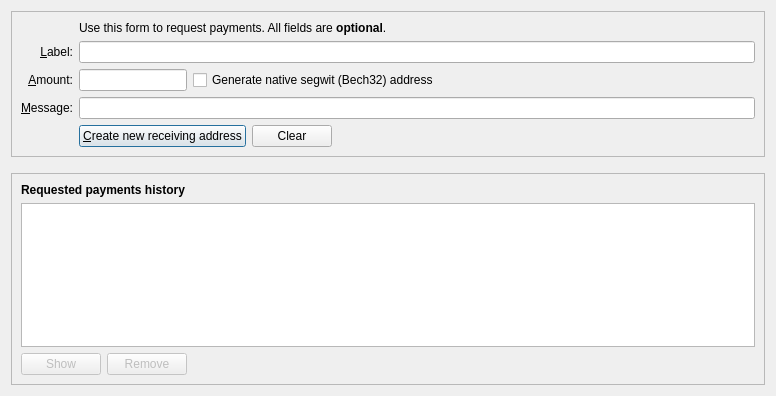
<?xml version="1.0" encoding="UTF-8"?>
<ui version="4.0">
 <class>ReceiveCoinsDialog</class>
 <widget class="QDialog" name="ReceiveCoinsDialog">
  <property name="geometry">
   <rect>
    <x>0</x>
    <y>0</y>
    <width>776</width>
    <height>396</height>
   </rect>
  </property>
  <layout class="QVBoxLayout" name="verticalLayout" stretch="0,0,1">
   <item>
    <widget class="QFrame" name="frame2">
     <property name="sizePolicy">
      <sizepolicy hsizetype="Preferred" vsizetype="Expanding">
       <horstretch>0</horstretch>
       <verstretch>0</verstretch>
      </sizepolicy>
     </property>
     <property name="frameShape">
      <enum>QFrame::StyledPanel</enum>
     </property>
     <property name="frameShadow">
      <enum>QFrame::Sunken</enum>
     </property>
     <layout class="QVBoxLayout" name="verticalLayout_3">
      <item>
       <layout class="QGridLayout" name="gridLayout">
        <item row="5" column="0">
         <widget class="QLabel" name="label">
          <property name="toolTip">
           <string>An optional amount to request. Leave this empty or zero to not request a specific amount.</string>
          </property>
          <property name="text">
           <string>&amp;Amount:</string>
          </property>
          <property name="alignment">
           <set>Qt::AlignRight|Qt::AlignTrailing|Qt::AlignVCenter</set>
          </property>
          <property name="buddy">
           <cstring>reqAmount</cstring>
          </property>
         </widget>
        </item>
        <item row="6" column="0">
         <widget class="QLabel" name="label_3">
          <property name="toolTip">
           <string>An optional message to attach to the payment request, which will be displayed when the request is opened. Note: The message will not be sent with the payment over the TROIS network.</string>
          </property>
          <property name="text">
           <string>&amp;Message:</string>
          </property>
          <property name="alignment">
           <set>Qt::AlignRight|Qt::AlignTrailing|Qt::AlignVCenter</set>
          </property>
          <property name="buddy">
           <cstring>reqMessage</cstring>
          </property>
         </widget>
        </item>
        <item row="4" column="2">
         <widget class="QLineEdit" name="reqLabel">
          <property name="toolTip">
           <string>An optional label to associate with the new receiving address (used by you to identify an invoice).  It is also attached to the payment request.</string>
          </property>
         </widget>
        </item>
        <item row="2" column="2">
         <widget class="QLabel" name="label_5">
          <property name="text">
           <string>Use this form to request payments. All fields are &lt;b&gt;optional&lt;/b&gt;.</string>
          </property>
         </widget>
        </item>
        <item row="4" column="0">
         <widget class="QLabel" name="label_2">
          <property name="toolTip">
           <string>An optional label to associate with the new receiving address.</string>
          </property>
          <property name="text">
           <string>&amp;Label:</string>
          </property>
          <property name="alignment">
           <set>Qt::AlignRight|Qt::AlignTrailing|Qt::AlignVCenter</set>
          </property>
          <property name="buddy">
           <cstring>reqLabel</cstring>
          </property>
         </widget>
        </item>
        <item row="6" column="2">
         <widget class="QLineEdit" name="reqMessage">
          <property name="toolTip">
           <string>An optional message that is attached to the payment request and may be displayed to the sender.</string>
          </property>
         </widget>
        </item>
        <item row="7" column="2">
         <layout class="QHBoxLayout" name="horizontalLayout">
          <item>
           <widget class="QPushButton" name="receiveButton">
            <property name="minimumSize">
             <size>
              <width>150</width>
              <height>0</height>
             </size>
            </property>
            <property name="text">
             <string>&amp;Create new receiving address</string>
            </property>
            <property name="icon">
             <iconset resource="../bitcoin.qrc">
              <normaloff>:/icons/receiving_addresses</normaloff>:/icons/receiving_addresses</iconset>
            </property>
            <property name="autoDefault">
             <bool>false</bool>
            </property>
            <property name="default">
             <bool>true</bool>
            </property>
           </widget>
          </item>
          <item>
           <widget class="QPushButton" name="clearButton">
            <property name="sizePolicy">
             <sizepolicy hsizetype="Minimum" vsizetype="Fixed">
              <horstretch>0</horstretch>
              <verstretch>0</verstretch>
             </sizepolicy>
            </property>
            <property name="toolTip">
             <string>Clear all fields of the form.</string>
            </property>
            <property name="text">
             <string>Clear</string>
            </property>
            <property name="icon">
             <iconset resource="../bitcoin.qrc">
              <normaloff>:/icons/remove</normaloff>:/icons/remove</iconset>
            </property>
            <property name="autoDefault">
             <bool>false</bool>
            </property>
           </widget>
          </item>
          <item>
           <spacer name="horizontalSpacer">
            <property name="orientation">
             <enum>Qt::Horizontal</enum>
            </property>
            <property name="sizeHint" stdset="0">
             <size>
              <width>40</width>
              <height>20</height>
             </size>
            </property>
           </spacer>
          </item>
         </layout>
        </item>
        <item row="7" column="0">
         <widget class="QLabel" name="label_7">
          <property name="text">
           <string/>
          </property>
         </widget>
        </item>
        <item row="5" column="2">
         <layout class="QHBoxLayout" name="horizontalLayout_6">
          <item>
           <widget class="TROISAmountField" name="reqAmount">
            <property name="sizePolicy">
             <sizepolicy hsizetype="Fixed" vsizetype="Fixed">
              <horstretch>0</horstretch>
              <verstretch>0</verstretch>
             </sizepolicy>
            </property>
            <property name="minimumSize">
             <size>
              <width>80</width>
              <height>0</height>
             </size>
            </property>
            <property name="maximumSize">
             <size>
              <width>1000</width>
              <height>100</height>
             </size>
            </property>
            <property name="toolTip">
             <string>An optional amount to request. Leave this empty or zero to not request a specific amount.</string>
            </property>
           </widget>
          </item>
          <item>
           <widget class="QCheckBox" name="useBech32">
            <property name="sizePolicy">
             <sizepolicy hsizetype="Fixed" vsizetype="Fixed">
              <horstretch>0</horstretch>
              <verstretch>0</verstretch>
             </sizepolicy>
            </property>
            <property name="maximumSize">
             <size>
              <width>1000</width>
              <height>16777215</height>
             </size>
            </property>
            <property name="focusPolicy">
             <enum>Qt::StrongFocus</enum>
            </property>
            <property name="toolTip">
             <string>Native segwit addresses (aka Bech32 or BIP-173) reduce your transaction fees later on and offer better protection against typos, but old wallets don't support them. When unchecked, an address compatible with older wallets will be created instead.</string>
            </property>
            <property name="text">
             <string>Generate native segwit (Bech32) address</string>
            </property>
           </widget>
          </item>
          <item>
           <spacer name="horizontalSpacer_3">
            <property name="orientation">
             <enum>Qt::Horizontal</enum>
            </property>
            <property name="sizeHint" stdset="0">
             <size>
              <width>0</width>
              <height>0</height>
             </size>
            </property>
           </spacer>
          </item>
         </layout>
        </item>
       </layout>
      </item>
     </layout>
    </widget>
   </item>
   <item>
    <spacer name="verticalSpacer_2">
     <property name="orientation">
      <enum>Qt::Vertical</enum>
     </property>
     <property name="sizeHint" stdset="0">
      <size>
       <width>20</width>
       <height>10</height>
      </size>
     </property>
    </spacer>
   </item>
   <item>
    <widget class="QFrame" name="frame">
     <property name="sizePolicy">
      <sizepolicy hsizetype="Preferred" vsizetype="Expanding">
       <horstretch>0</horstretch>
       <verstretch>0</verstretch>
      </sizepolicy>
     </property>
     <property name="frameShape">
      <enum>QFrame::StyledPanel</enum>
     </property>
     <property name="frameShadow">
      <enum>QFrame::Raised</enum>
     </property>
     <layout class="QVBoxLayout" name="verticalLayout_2">
      <item>
       <widget class="QLabel" name="label_6">
        <property name="font">
         <font>
          <weight>75</weight>
          <bold>true</bold>
         </font>
        </property>
        <property name="text">
         <string>Requested payments history</string>
        </property>
       </widget>
      </item>
      <item>
       <widget class="QTableView" name="recentRequestsView">
        <property name="contextMenuPolicy">
         <enum>Qt::CustomContextMenu</enum>
        </property>
        <property name="tabKeyNavigation">
         <bool>false</bool>
        </property>
        <property name="sortingEnabled">
         <bool>true</bool>
        </property>
       </widget>
      </item>
      <item>
       <layout class="QHBoxLayout" name="horizontalLayout_2">
        <item>
         <widget class="QPushButton" name="showRequestButton">
          <property name="enabled">
           <bool>false</bool>
          </property>
          <property name="toolTip">
           <string>Show the selected request (does the same as double clicking an entry)</string>
          </property>
          <property name="text">
           <string>Show</string>
          </property>
          <property name="icon">
           <iconset resource="../bitcoin.qrc">
            <normaloff>:/icons/edit</normaloff>:/icons/edit</iconset>
          </property>
          <property name="autoDefault">
           <bool>false</bool>
          </property>
         </widget>
        </item>
        <item>
         <widget class="QPushButton" name="removeRequestButton">
          <property name="enabled">
           <bool>false</bool>
          </property>
          <property name="toolTip">
           <string>Remove the selected entries from the list</string>
          </property>
          <property name="text">
           <string>Remove</string>
          </property>
          <property name="icon">
           <iconset resource="../bitcoin.qrc">
            <normaloff>:/icons/remove</normaloff>:/icons/remove</iconset>
          </property>
          <property name="autoDefault">
           <bool>false</bool>
          </property>
         </widget>
        </item>
        <item>
         <spacer name="horizontalSpacer_2">
          <property name="orientation">
           <enum>Qt::Horizontal</enum>
          </property>
          <property name="sizeHint" stdset="0">
           <size>
            <width>40</width>
            <height>20</height>
           </size>
          </property>
         </spacer>
        </item>
       </layout>
      </item>
     </layout>
    </widget>
   </item>
  </layout>
 </widget>
 <customwidgets>
  <customwidget>
   <class>TROISAmountField</class>
   <extends>QLineEdit</extends>
   <header>qt/bitcoinamountfield.h</header>
   <container>1</container>
  </customwidget>
 </customwidgets>
 <tabstops>
  <tabstop>reqLabel</tabstop>
  <tabstop>reqAmount</tabstop>
  <tabstop>useBech32</tabstop>
  <tabstop>reqMessage</tabstop>
  <tabstop>receiveButton</tabstop>
  <tabstop>clearButton</tabstop>
  <tabstop>recentRequestsView</tabstop>
  <tabstop>showRequestButton</tabstop>
  <tabstop>removeRequestButton</tabstop>
 </tabstops>
 <resources>
  <include location="../bitcoin.qrc"/>
 </resources>
 <connections/>
</ui>
